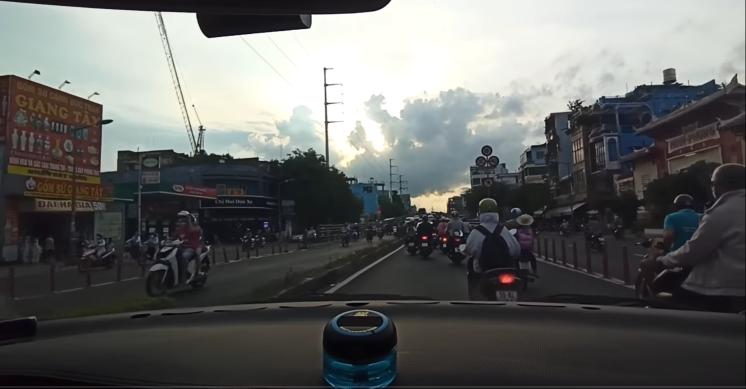
#> input picture test01.png, 1492 x 777 px (shown at 1/2 size)
$ python grapbase.py test01.png test01.png
#> lines starting #> are read from the running program, lines starting #| are printed output that depends on the picture
#!/usr/bin/env python
# '''
# Usage:
#     ./ssearch.py input_image (f|q)
#     f=fast, q=quality
# Use "l" to display less rects, 'm' to display more rects, "q" to quit.
# '''

import sys
import cv2

if __name__ == '__main__':
    # If image path and f/q is not passed as command
    # line arguments, quit and display help message
    if len(sys.argv) < 3:
        print(__doc__)
        sys.exit(1)

    # speed-up using multithreads
    cv2.setUseOptimized(True);
    cv2.setNumThreads(4);

    # read image
    im = cv2.imread(sys.argv[1])
#> im is the input picture: shape (777, 1492, 3); mean B, G, R 99.1, 100.5, 99.4
    # resize image
    newHeight = 800
    newWidth = 1240
    im = cv2.resize(im, (newWidth, newHeight))
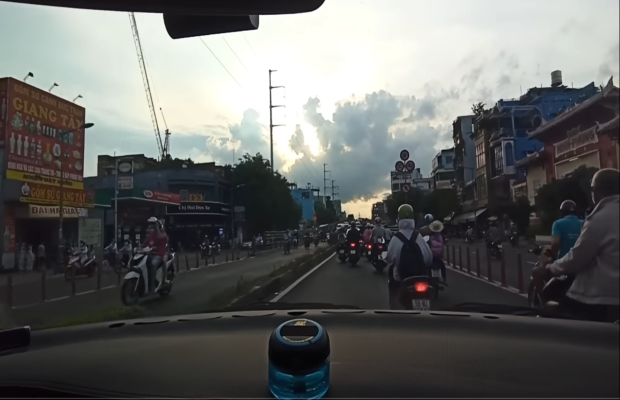
#> im: shape (800, 1240, 3) (shown at 1/2 size); mean B, G, R 99, 100.5, 99.3

    # create Selective Search Segmentation Object using default parameters
    ss = cv2.ximgproc.segmentation.createSelectiveSearchSegmentation()

    # set input image on which we will run segmentation
    ss.setBaseImage(im)

    # Switch to fast but low recall Selective Search method
    if (sys.argv[2] == 'f'):
        ss.switchToSelectiveSearchFast()

    # Switch to high recall but slow Selective Search method
    elif (sys.argv[2] == 'q'):
        ss.switchToSelectiveSearchQuality()
    # if argument is neither f nor q print help message
    else:
        print(__doc__)
#> (the run stopped early here; a loop or call above may not have finished)
